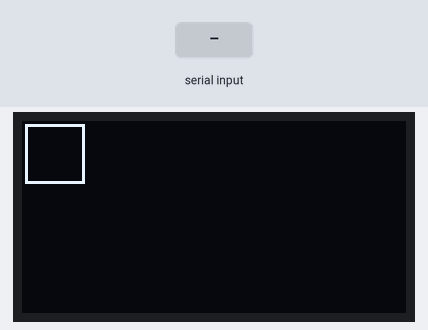
The sketch below on a simulated Arduino Uno, built with avr-gcc and run on an emulated ATmega328P. Parts: 128×64 one-colour display. The test bench sets the inputs (shaded band). What the sketch prints to the serial monitor is not drawn.

Above: at 3.2 s.
3.3 s: "90,45\n" received over Serial
At 4.5 s:
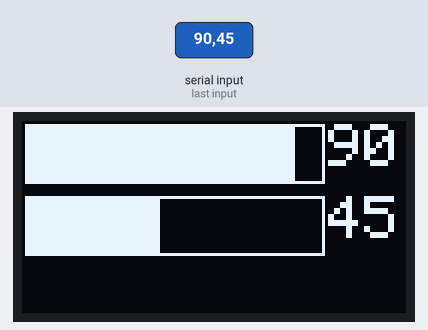
4.8 s: "1,90,45\n" received over Serial
At 5.8 s:
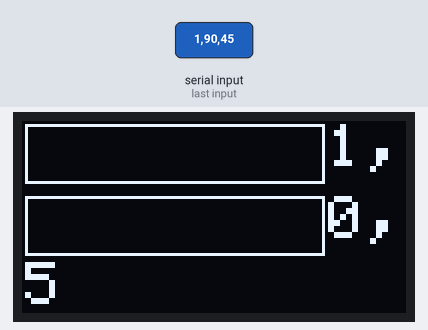
6.3 s: "5\n" received over Serial
At 7.7 s:
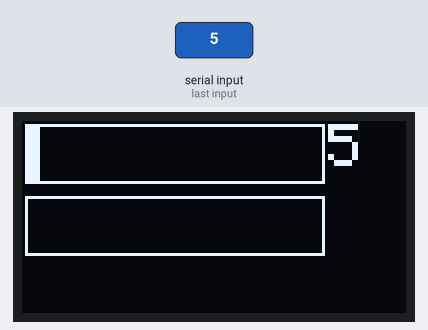
Timing chart, 0 to 9.3 s (numbered marks = the images above; inputs shaded):
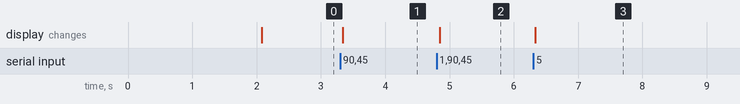

The sketch:

SSD1306SimpleDemo.ino
```cpp
#include <SPI.h>
#include <Wire.h>
#include <Adafruit_GFX.h>
#include <Adafruit_SSD1306.h>

#define OLED_RESET LED_BUILTIN
Adafruit_SSD1306 display(OLED_RESET);

#define NUMFLAKES 10
#define XPOS 0
#define YPOS 1
#define DELTAY 2

#define LOGO16_GLCD_HEIGHT 16
#define LOGO16_GLCD_WIDTH  16

#if (SSD1306_LCDHEIGHT != 64)
#error("Height incorrect, please fix Adafruit_SSD1306.h!");
#endif

String indate ="";
String val="";
//indate规定格式cpu?mem?time
//time规定格式%m%d%H%M
void setup(){
  Serial.begin(115200);
  // initialize with the I2C addr 0x3C (for the 128x64)
  display.begin(SSD1306_SWITCHCAPVCC, 0x3C);
  display.clearDisplay();
  test();
}
void loop(){
  uint8_t color=WHITE;
  while(Serial.available()>0){
    indate+=char(Serial.read());
    delay(2);
    if(Serial.available()<=0){
      Serial.println(indate);
    }
  }
  if(indate.length()>0){
    val=indate;

    display.clearDisplay();
    Serial.println("display:"+val);
    // Serial.println("width:"+display.width());
    // Serial.println("height:"+display.height());

    //cpu
    int cpuP=val.substring(0,2).toInt();
    display.drawRect(1,1,100,20,color);
    display.fillRect(1,1,cpuP,20,color%2);
    display.setTextSize(2);
    display.setTextColor(color);
    display.setCursor(102,1);
    display.println(val.substring(0,2));
    //mem
    int memP=val.substring(3,5).toInt();
    display.drawRect(1,25,100,20,color);
    display.fillRect(1,25,memP,20,color%2);
    display.setTextSize(2);
    display.setTextColor(color);
    display.setCursor(102,25);
    display.println(val.substring(3,5));
    //time
    display.setTextSize(2);
    display.setTextColor(color);
    display.setCursor(1,47);
    display.println(val.substring(6));
    //统一显示
    display.display();
    delay(200);
  }
  indate="";

}
void test(){
  display.drawPixel(10,20,WHITE);
  display.display();
  display.clearDisplay();
  delay(2000);
  display.drawRect(1,1,20,20,WHITE);
  display.display();
}
// Content-Type: text/html
// String stringOne = "Content-Type: text/html";
// if (stringOne.substring(19) == "html") {
//     Serial.println("It's an html file");
// }
// if (stringOne.substring(14,18) == "text") {
//     Serial.println("It's a text-based file");
// }
//display.write("a"); 写字符
//display.drawPixel 写像素
//display.println("aaaa"); 写字符串
// display.fillRect(i, i, display.width()-i*2, display.height()-i*2, color%2);
// display.drawRect(i, i, display.width()-2*i, display.height()-2*i, WHITE);
```

Measured:
- after the input at 3.3 s, the display: changes at once (image 1)
- after the input at 4.8 s, the display: changes at once (image 2)
- after the input at 6.3 s, the display: changes at once (image 3)
